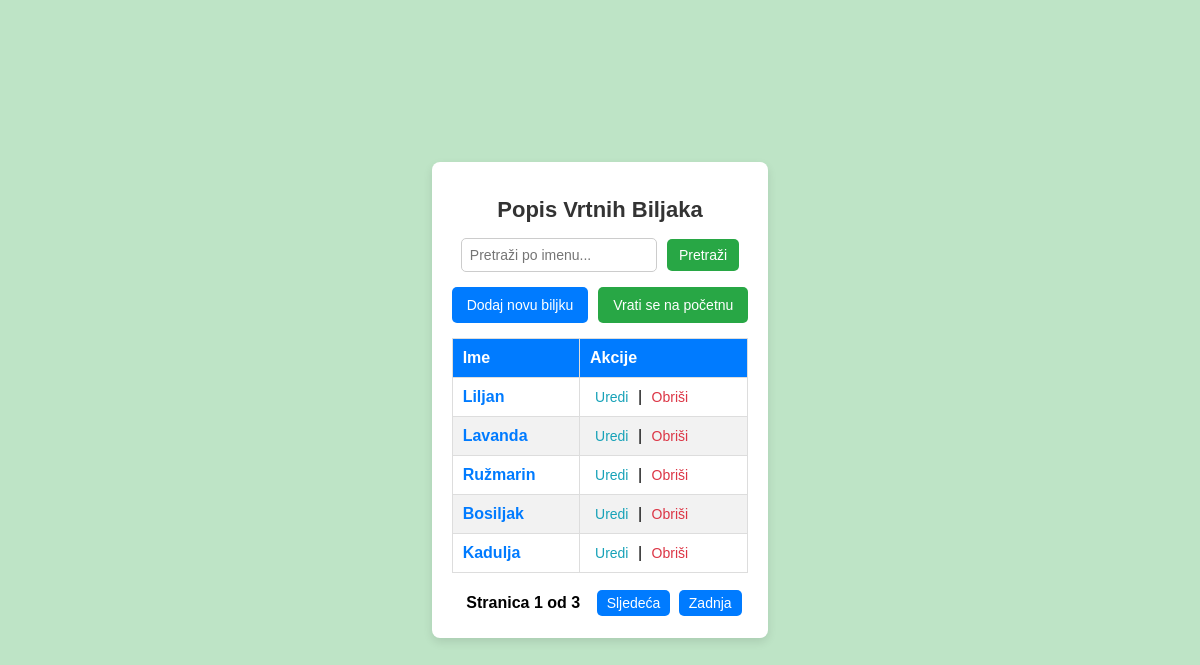
The page /vrtnabiljke/ (signed in) on the database its author committed.
### PZWapp/models.py (models this page shows, shortened)
class VrtnaBiljka(models.Model):
    user = models.ForeignKey(
        settings.AUTH_USER_MODEL,
        on_delete=models.CASCADE,
        related_name='vrtne_biljke',
        default=get_default_user()
    )
    ime_v = models.CharField(max_length=30)
    regijaBiljke_v = models.CharField(max_length=100)
    vrijemeSazrijevanja_v = models.CharField(max_length=50)

### PZWapp/views.py (the view)
# urls.py: path('vrtnabiljke/', VrtnaBiljkaListView.as_view(), name='vrtnabiljka_list'),
class VrtnaBiljkaListView(LoginRequiredMixin, ListView):
    model = VrtnaBiljka
    template_name = 'main/vrtna_biljka_list.html'
    context_object_name = 'biljke'
    paginate_by = 5
    def get_queryset(self):
        query = self.request.GET.get('q', '')
        biljke = VrtnaBiljka.objects.filter(user=self.request.user).exclude(user__isnull=True)
        if query:
            biljke = biljke.filter(ime_v__icontains=query)  # Filtrira biljke prema imenu
        return biljke

### PZWapp/templates/main/vrtna_biljka_list.html (shortened to what this page needs)
<!DOCTYPE html>
<html lang="hr">
<head>
    {% load static %}
    <link rel="stylesheet" href="{% static 'css/vrtna_biljka.css' %}">
</head>
<body class="lista_biljaka">
    <div class="container">
        <h1>Popis Vrtnih Biljaka</h1>
        <form method="get" class="search-form">
            <input type="text" name="q" placeholder="Pretraži po imenu..." class="search-input" value="{{ request.GET.q }}">
            <button type="submit" class="search-btn">Pretraži</button>
        </form>
        <div class="button-group">
            <a href="{% url 'PZWapp:vrtnabiljka_create' %}" class="btn add-btn">Dodaj novu biljku</a>
            <a href="{% url 'PZWapp:homepage' %}" class="btn home-btn">Vrati se na početnu</a>
        </div>
        <table class="plant-table">
            <thead>
                <tr>
                    <th>Ime</th>
                    <th>Akcije</th>
                </tr>
            </thead>
            <tbody>
                {% for biljka in page_obj %}
                <tr>
                    <td><a href="{% url 'PZWapp:vrtnabiljka_detail' biljka.id %}" class="plant-link">{{ biljka.ime_v }}</a></td>
                    <td class="action-links">
                        <a href="{% url 'PZWapp:vrtnabiljka_update' biljka.id %}" class="edit-link">Uredi</a> |
                        <a href="{% url 'PZWapp:vrtnabiljka_delete' biljka.id %}" class="delete-link">Obriši</a>
                    </td>
                </tr>
                {% empty %}
                <tr>
                    <td colspan="2" class="no-results">Nema rezultata za prikaz.</td>
                </tr>
                {% endfor %}
            </tbody>
        </table>
        {% if page_obj.has_other_pages %}
        <div class="pagination">
            <span class="current-page">Stranica {{ page_obj.number }} od {{ page_obj.paginator.num_pages }}</span>
            {% if page_obj.has_next %}
                <a href="?page={{ page_obj.next_page_number }}{% if request.GET.q %}&q={{ request.GET.q }}{% endif %}" class="pagination-btn">Sljedeća</a>
                <a href="?page={{ page_obj.paginator.num_pages }}{% if request.GET.q %}&q={{ request.GET.q }}{% endif %}" class="pagination-btn">Zadnja</a>
            {% endif %}
        </div>
        {% endif %}
    </div>
</body>
</html>

### PZWapp/static/css/vrtna_biljka.css (style rules this page uses)
body { font-family: Arial, sans-serif; margin: 0; padding: 0; background-color: rgba(40, 167, 69, 0.3); display: flex; justify-content: center; align-items: center; height: 100vh; }
.container { max-width: 600px; background: #fff; padding: 20px; box-shadow: 0 4px 10px rgba(0, 0, 0, 0.1); border-radius: 8px; text-align: center; }
h1 { color: #333; font-size: 22px; margin-bottom: 15px; }
.search-form { display: flex; justify-content: center; align-items: center; gap: 10px; margin-bottom: 15px; }
.search-input { padding: 8px; width: 60%; border: 1px solid #ccc; border-radius: 5px; font-size: 14px; }
.search-btn { padding: 8px 12px; background-color: #28a745; color: white; border: none; border-radius: 5px; cursor: pointer; font-size: 14px; }
.button-group { display: flex; justify-content: center; gap: 10px; margin-bottom: 15px; }
.btn { padding: 10px 15px; border-radius: 5px; text-decoration: none; color: white; font-size: 14px; }
.add-btn { background: #007bff; }
.home-btn { background: #28a745; }
.plant-table { width: 100%; border-collapse: collapse; margin-top: 10px; }
.plant-table th, .plant-table td { border: 1px solid #ddd; padding: 10px; text-align: left; }
.plant-table th { background-color: #007bff; color: white; }
.plant-table tr:nth-child(even) { background-color: #f2f2f2; }
.plant-link { color: #007bff; text-decoration: none; font-weight: bold; }
.action-links a { margin: 0 5px; text-decoration: none; font-size: 14px; }
.edit-link { color: #17a2b8; }
.delete-link { color: #dc3545; }
.pagination { margin-top: 15px; }
.pagination-btn { display: inline-block; padding: 5px 10px; background-color: #007bff; color: white; border-radius: 5px; text-decoration: none; font-size: 14px; margin: 2px; }
.current-page { display: inline-block; padding: 5px 10px; font-weight: bold; }

### rows shown on the page
VrtnaBiljka: ime_v "Liljan"
VrtnaBiljka: ime_v "Lavanda"
VrtnaBiljka: ime_v "Ružmarin"
VrtnaBiljka: ime_v "Bosiljak"
VrtnaBiljka: ime_v "Kadulja"

### other values the page prints
{{ page_obj.number }} "1"
{{ page_obj.paginator.num_pages }} "3"
